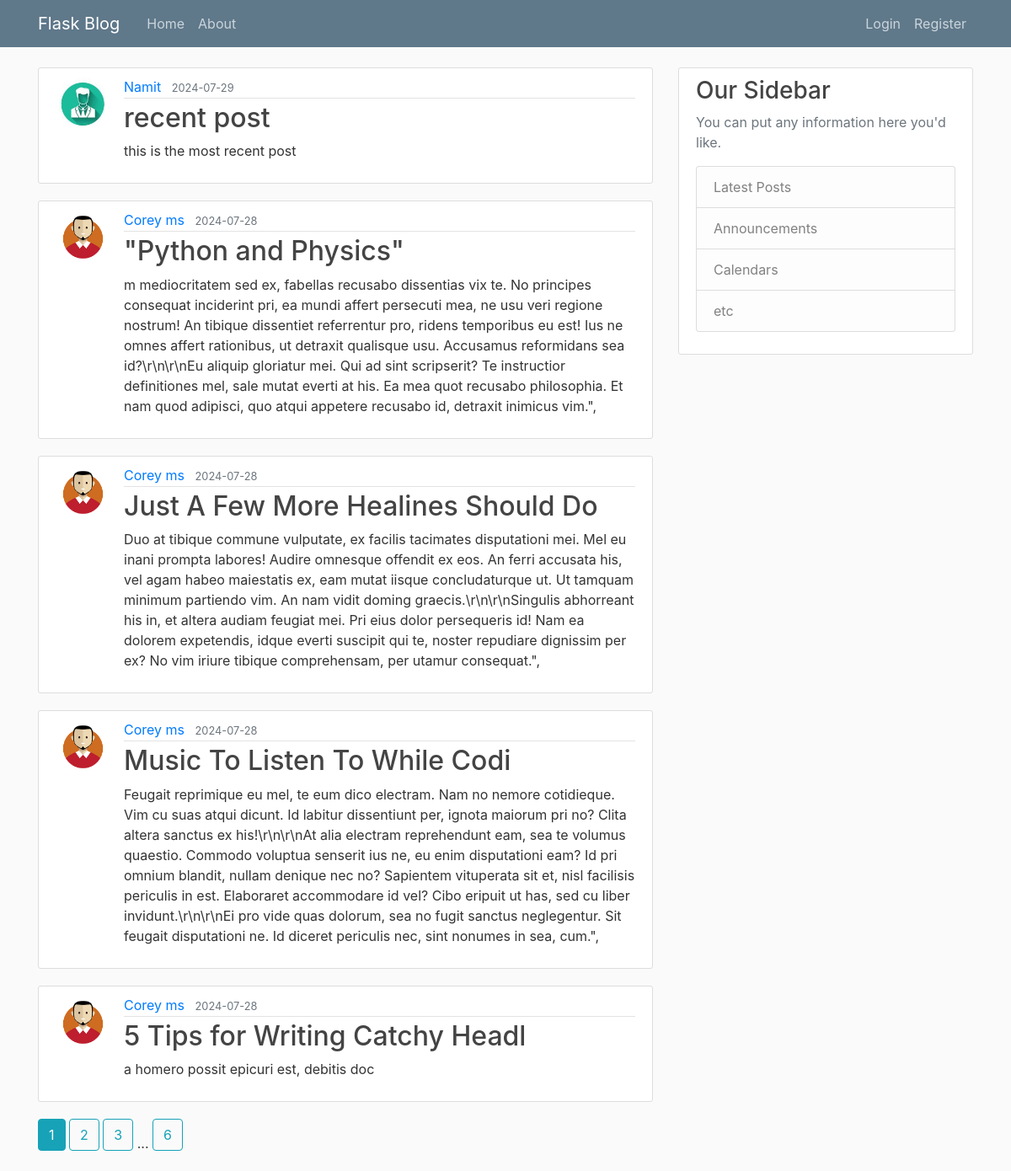
The page /home on the database its author committed.
### index/models.py (models this page shows, shortened)
class Post(db.Model):
    id = db.Column(db.Integer, primary_key=True)
    title = db.Column(db.String(100), nullable=False)
    date_posted = db.Column(db.DateTime, nullable=False, default=datetime.utcnow)
    content = db.Column(db.Text, nullable=False)
    user_id = db.Column(db.Integer, db.ForeignKey('user.id'), nullable=False)

class User(db.Model, UserMixin):
    id = db.Column(db.Integer, primary_key=True)
    username = db.Column(db.String(20), unique=True, nullable=False)
    email = db.Column(db.String(120), unique=True, nullable=False)
    image_file = db.Column(db.String(20), nullable=False, default='default.jpg')
    password = db.Column(db.String(60), nullable=False)
    posts = db.relationship('Post', backref='author', lazy=True)

### index/main/routes.py (the view)
@main.route("/")
@main.route("/home")
def home():
    page= request.args.get('page', 1 , type=int)
    posts = Post.query.order_by(Post.date_posted.desc()).paginate(page=page,per_page=5)
    return render_template('home.html', posts=posts)

### index/templates/home.html
{% extends "layout.html" %}
{% block content %}
    {% for post in posts.items %}
        <article class="media content-section">
          <img class="rounded-circle article-img" src="{{ url_for('static', filename='profile_pics/' + post.author.image_file) }}">
          <div class="media-body">
            <div class="article-metadata">
              <a class="mr-2" href="{{ url_for('users.user_posts', username=post.author.username) }}">{{ post.author.username }}</a>
              <small class="text-muted">{{ post.date_posted.strftime('%Y-%m-%d') }}</small>
            </div>
            <h2><a class="article-title" href="{{ url_for('posts.post', post_id=post.id) }}">{{ post.title }}</a></h2>
            <p class="article-content">{{ post.content }}</p>
          </div>
        </article>
    {% endfor %}
    {% for page_num in posts.iter_pages(left_edge=1, right_edge=1, left_current=1, right_current=2) %}
      {% if page_num %}
        {% if posts.page == page_num %}
          <a class="btn btn-info mb-4" href="{{ url_for('main.home', page=page_num) }}">{{ page_num }}</a>
        {% else %}
          <a class="btn btn-outline-info mb-4" href="{{ url_for('main.home', page=page_num) }}">{{ page_num }}</a>
        {% endif %}
      {% else %}
        ...
      {% endif %}
    {% endfor %}
{% endblock content %}

### index/templates/layout.html (shortened to what this page needs)
<!DOCTYPE html>
<html>
<head>
    <link rel="stylesheet" href="https://maxcdn.bootstrapcdn.com/bootstrap/4.0.0/css/bootstrap.min.css">
    <link rel="stylesheet" type="text/css" href="{{ url_for('static', filename='main.css') }}">
</head>
<body>
    <header class="site-header">
      <nav class="navbar navbar-expand-md navbar-dark bg-steel fixed-top">
        <div class="container">
          <a class="navbar-brand mr-4" href="/">Flask Blog</a>
          <div class="collapse navbar-collapse" id="navbarToggle">
            <div class="navbar-nav mr-auto">
              <a class="nav-item nav-link" href="{{ url_for('main.home') }}">Home</a>
              <a class="nav-item nav-link" href="{{ url_for('main.about') }}">About</a>
            </div>
            <div class="navbar-nav">
              {% if current_user.is_authenticated %}
                <a class="nav-item nav-link" href="{{ url_for('posts.new_post') }}">New Post</a>
                <a class="nav-item nav-link" href="{{ url_for('users.account') }}">Account</a>
                <a class="nav-item nav-link" href="{{ url_for('users.logout') }}">Logout</a>
              {% else %}
                <a class="nav-item nav-link" href="{{ url_for('users.login') }}">Login</a>
                <a class="nav-item nav-link" href="{{ url_for('users.register') }}">Register</a>
              {% endif %}
            </div>
          </div>
        </div>
      </nav>
    </header>
    <main role="main" class="container">
      <div class="row">
        <div class="col-md-8">
          {% block content %}{% endblock %}
        </div>
        <div class="col-md-4">
          <div class="content-section">
            <h3>Our Sidebar</h3>
            <p class='text-muted'>You can put any information here you'd like.
              <ul class="list-group">
                <li class="list-group-item list-group-item-light">Latest Posts</li>
                <li class="list-group-item list-group-item-light">Announcements</li>
                <li class="list-group-item list-group-item-light">Calendars</li>
                <li class="list-group-item list-group-item-light">etc</li>
              </ul>
            </p>
          </div>
        </div>
      </div>
    </main>
</body>
</html>

### index/static/main.css (style rules this page uses)
body { background: #fafafa; color: #333333; margin-top: 5rem; }
h1, h2, h3, h4, h5, h6 { color: #444444; }
.bg-steel { background-color: #5f788a; }
.site-header .navbar-nav .nav-link { color: #cbd5db; }
.content-section { background: #ffffff; padding: 10px 20px; border: 1px solid #dddddd; border-radius: 3px; margin-bottom: 20px; }
.article-title { color: #444444; }
.article-content { white-space: pre-line; }
.article-img { height: 65px; width: 65px; margin-right: 16px; }
.article-metadata { padding-bottom: 1px; margin-bottom: 4px; border-bottom: 1px solid #e3e3e3 }

### rows shown on the page
Post: image_file (picture), author.username "Namit", date_posted "2024-07-29", title "recent post", content "this is the most recent post"
Post: image_file (picture), author.username "Corey ms", date_posted "2024-07-28", title "\"Python and Physics\"", content "m mediocritatem sed ex, fabellas recusabo dissentias vix te. No principes consequat inciderint pri, ea mundi affert persecuti mea, ne usu veri regione nostrum! An tibique dissentiet referrentur pro, ridens temporibus eu est! Ius ne omnes affert rationibus, ut detraxit qualisque usu. Accusamus reformidans sea id?\\r\\n\\r\\nEu aliquip gloriatur mei. Qui ad sint scripserit? Te instructior definitiones mel, sale mutat everti at his. Ea mea quot recusabo philosophia. Et nam quod adipisci, quo atqui appetere recusabo id, detraxit inimicus vim.\","
Post: image_file (picture), author.username "Corey ms", date_posted "2024-07-28", title "Just A Few More Healines Should Do", content "Duo at tibique commune vulputate, ex facilis tacimates disputationi mei. Mel eu inani prompta labores! Audire omnesque offendit ex eos. An ferri accusata his, vel agam habeo maiestatis ex, eam mutat iisque concludaturque ut. Ut tamquam minimum partiendo vim. An nam vidit doming graecis.\\r\\n\\r\\nSingulis abhorreant his in, et altera audiam feugiat mei. Pri eius dolor persequeris id! Nam ea dolorem expetendis, idque everti suscipit qui te, noster repudiare dignissim per ex? No vim iriure tibique comprehensam, per utamur consequat.\","
Post: image_file (picture), author.username "Corey ms", date_posted "2024-07-28", title "Music To Listen To While Codi", content "Feugait reprimique eu mel, te eum dico electram. Nam no nemore cotidieque. Vim cu suas atqui dicunt. Id labitur dissentiunt per, ignota maiorum pri no? Clita altera sanctus ex his!\\r\\n\\r\\nAt alia electram reprehendunt eam, sea te volumus quaestio. Commodo voluptua senserit ius ne, eu enim disputationi eam? Id pri omnium blandit, nullam denique nec no? Sapientem vituperata sit et, nisl facilisis periculis in est. Elaboraret accommodare id vel? Cibo eripuit ut has, sed cu liber invidunt.\\r\\n\\r\\nEi pro vide quas dolorum, sea no fugit sanctus neglegentur. Sit feugait disputationi ne. Id diceret periculis nec, sint nonumes in sea, cum.\","
Post: image_file (picture), author.username "Corey ms", date_posted "2024-07-28", title "5 Tips for Writing Catchy Headl", content "a homero possit epicuri est, debitis doc"

### other values the page prints
{{ page_num }} "1"
{{ page_num }} "2" "3" "6"
